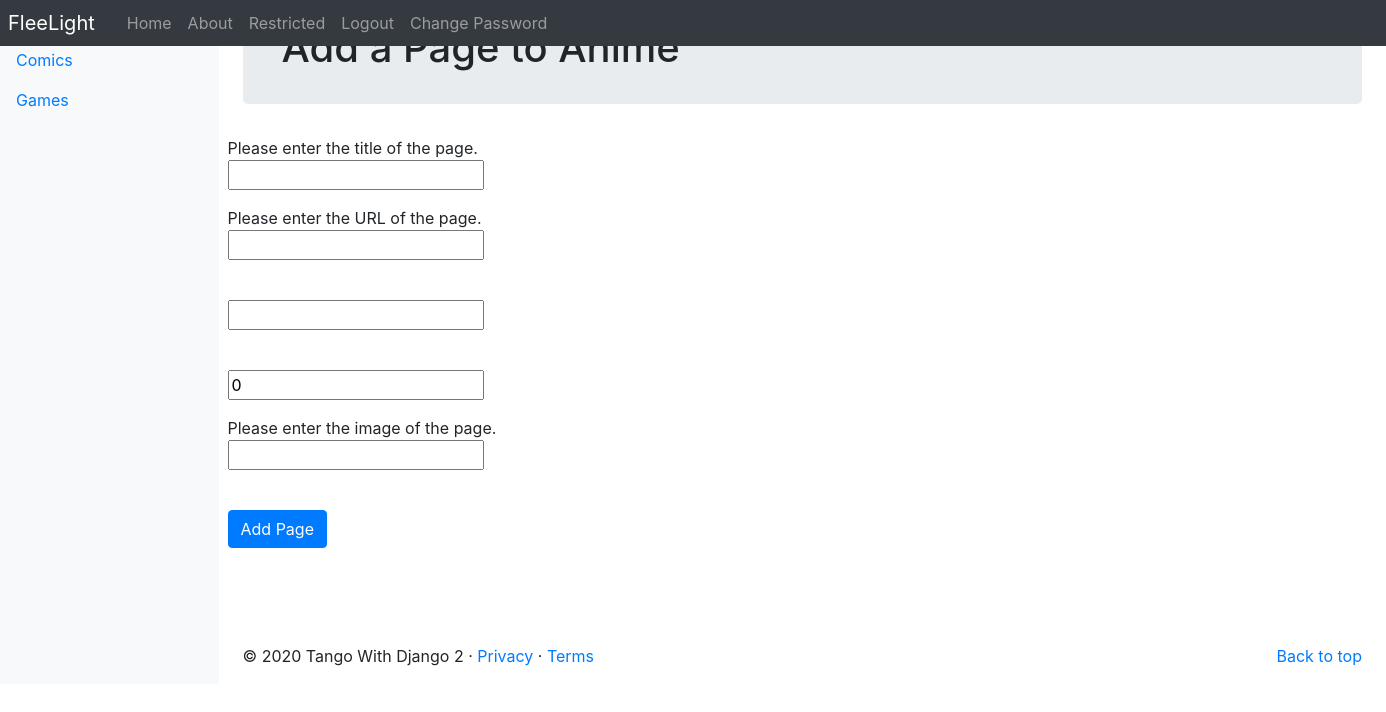
The page /rango/category/anime/add_page/ (signed in) on the database its author committed.
### rango/models.py (models this page shows, shortened)
class Category(models.Model):
    name = models.CharField(max_length=128, unique=True)
    views = models.IntegerField(default=0)
    likes = models.IntegerField(default=0)
    slug = models.SlugField(unique=True)
    info = models.CharField(max_length=1000)
    img= models.SlugField(max_length=128)
    class Meta:
        verbose_name_plural = 'Categories'

### rango/views.py (the view, shortened to what this page needs)
# urls.py: path('category/<slug:category_name_slug>/add_page/', views.add_page, name='add_page'),
@login_required
def add_page(request, category_name_slug):
    try:
        category = Category.objects.get(slug=category_name_slug)
    except Category.DoesNotExist:
        category = None
    if category is None:
        return redirect(reverse('rango:index'))
    form = PageForm()
    context_dict = {'form': form, 'category': category}
    return render(request, 'rango/add_page.html', context=context_dict)

### rango/forms.py (shortened to what this page needs)
class PageForm(forms.ModelForm):
    title = forms.CharField(max_length=128,
                            help_text="Please enter the title of the page.")
    url = forms.URLField(max_length=200,
                         help_text="Please enter the URL of the page.")
    views = forms.IntegerField(widget=forms.HiddenInput(), initial=0)
    img = forms.CharField(max_length=128,
                            help_text="Please enter the image of the page.")
    slug = forms.CharField(widget=forms.HiddenInput(), required=False)
    class Meta:
        model = Page
        exclude = ('category',)

### rango/templatetags/rango_template_tags.py (called while the page is built)
@register.inclusion_tag('rango/categories.html')
def get_category_list(current_category=None):
    return {'categories': Category.objects.all(),
            'current_category': current_category}

### templates/rango/add_page.html (shortened to what this page needs)
{% extends 'rango/base.html' %}
{% load staticfiles %}
{% block body_block %}
<div class="jumbotron p-4">
    <div class="container">
        <h1 class="jumbotron-heading">Add a Page to {{ category.name }}</h1>
    </div>
</div>
<div class="container">
    <div class="row">
        <form role="form" id="page_form" method="post" action="{% url 'rango:add_page' category.slug %}">
            {% for field in form.visible_fields %}
                {{ field.help_text }}<br />
                {{ field }}<br />
                <div class="p-2"></div>
            {% endfor %}
            <br />
            <button class="btn btn-primary" type="submit" name="submit">Add Page</button>
            <div class="p-5"></div>
        </form>
    </div>
</div>
{% endblock %}

### templates/rango/categories.html (shortened to what this page needs)
<ul class="nav flex-column">
    {% if categories %}
        {% for c in categories %}
            {% if c == current_category %}
            <li class="nav-item">
                <a class="nav-link active" href="{% url 'rango:show_category' c.slug %}">
                </a>
            </li>
            {% else %}
            <li class="nav-item">
                <a class="nav-link" href="{% url 'rango:show_category' c.slug %}">
                    {{ c.name }}
                </a>
            </li>
            {% endif %}
        {% endfor %}
    {% else %}
        <li class="nav-item">There are no categories present.</li>
    {% endif %}
    </ul>

### rows shown on the page
Category: name "Comics"
Category: name "Games"
Category: name "Anime"

### other values the page prints
{{ field.help_text }} "Please enter the title of the page." "Please enter the URL of the page." "Please enter the image of the page."
